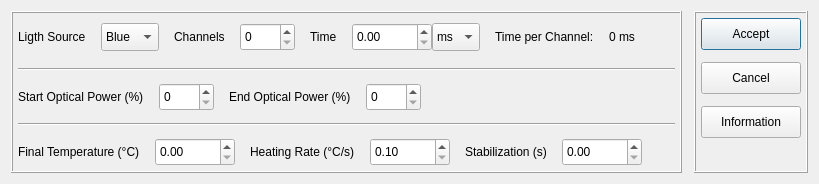
<?xml version="1.0" encoding="UTF-8"?>
<ui version="4.0">
 <class>process</class>
 <widget class="QDialog" name="process">
  <property name="geometry">
   <rect>
    <x>0</x>
    <y>0</y>
    <width>819</width>
    <height>184</height>
   </rect>
  </property>
  <property name="minimumSize">
   <size>
    <width>0</width>
    <height>184</height>
   </size>
  </property>
  <property name="maximumSize">
   <size>
    <width>16777215</width>
    <height>184</height>
   </size>
  </property>
  <property name="windowTitle">
   <string>LMOSL</string>
  </property>
  <layout class="QHBoxLayout" name="horizontalLayout_11">
   <property name="spacing">
    <number>12</number>
   </property>
   <item>
    <widget class="QFrame" name="form_area">
     <property name="frameShape">
      <enum>QFrame::Box</enum>
     </property>
     <property name="frameShadow">
      <enum>QFrame::Raised</enum>
     </property>
     <layout class="QVBoxLayout" name="verticalLayout">
      <property name="spacing">
       <number>12</number>
      </property>
      <property name="leftMargin">
       <number>5</number>
      </property>
      <property name="topMargin">
       <number>5</number>
      </property>
      <property name="rightMargin">
       <number>5</number>
      </property>
      <property name="bottomMargin">
       <number>5</number>
      </property>
      <item>
       <layout class="QHBoxLayout" name="layout">
        <property name="spacing">
         <number>15</number>
        </property>
        <item>
         <layout class="QHBoxLayout" name="layout_2">
          <item>
           <widget class="QLabel" name="ligth_source_label">
            <property name="text">
             <string>Ligth Source</string>
            </property>
           </widget>
          </item>
          <item>
           <widget class="QComboBox" name="ligth_source">
            <property name="minimumSize">
             <size>
              <width>58</width>
              <height>28</height>
             </size>
            </property>
            <property name="maximumSize">
             <size>
              <width>58</width>
              <height>16777215</height>
             </size>
            </property>
            <item>
             <property name="text">
              <string>Blue</string>
             </property>
            </item>
            <item>
             <property name="text">
              <string>IR</string>
             </property>
            </item>
            <item>
             <property name="text">
              <string>AUX</string>
             </property>
            </item>
           </widget>
          </item>
         </layout>
        </item>
        <item>
         <layout class="QHBoxLayout" name="layout_3">
          <item>
           <widget class="QLabel" name="channels_label">
            <property name="text">
             <string>Channels</string>
            </property>
           </widget>
          </item>
          <item>
           <widget class="QSpinBox" name="channels">
            <property name="minimumSize">
             <size>
              <width>55</width>
              <height>28</height>
             </size>
            </property>
            <property name="maximumSize">
             <size>
              <width>55</width>
              <height>16777215</height>
             </size>
            </property>
            <property name="maximum">
             <number>512</number>
            </property>
           </widget>
          </item>
         </layout>
        </item>
        <item>
         <layout class="QHBoxLayout" name="layout_4">
          <item>
           <widget class="QLabel" name="time_label">
            <property name="text">
             <string>Time</string>
            </property>
           </widget>
          </item>
          <item>
           <layout class="QHBoxLayout" name="layout_5">
            <property name="spacing">
             <number>0</number>
            </property>
            <item>
             <widget class="QDoubleSpinBox" name="time">
              <property name="minimumSize">
               <size>
                <width>80</width>
                <height>28</height>
               </size>
              </property>
              <property name="maximumSize">
               <size>
                <width>80</width>
                <height>16777215</height>
               </size>
              </property>
              <property name="maximum">
               <double>99999.000000000000000</double>
              </property>
             </widget>
            </item>
            <item>
             <widget class="QComboBox" name="time_measurement">
              <property name="minimumSize">
               <size>
                <width>48</width>
                <height>28</height>
               </size>
              </property>
              <property name="maximumSize">
               <size>
                <width>48</width>
                <height>16777215</height>
               </size>
              </property>
              <item>
               <property name="text">
                <string>ms</string>
               </property>
              </item>
              <item>
               <property name="text">
                <string>s</string>
               </property>
              </item>
              <item>
               <property name="text">
                <string>us</string>
               </property>
              </item>
             </widget>
            </item>
           </layout>
          </item>
         </layout>
        </item>
        <item>
         <layout class="QHBoxLayout" name="layout_6">
          <item>
           <widget class="QLabel" name="time_per_channel_label">
            <property name="text">
             <string>Time per Channel:</string>
            </property>
           </widget>
          </item>
          <item>
           <widget class="QLabel" name="time_per_channel">
            <property name="text">
             <string>0 ms</string>
            </property>
           </widget>
          </item>
          <item>
           <spacer name="horizontalSpacer">
            <property name="orientation">
             <enum>Qt::Horizontal</enum>
            </property>
            <property name="sizeHint" stdset="0">
             <size>
              <width>0</width>
              <height>20</height>
             </size>
            </property>
           </spacer>
          </item>
         </layout>
        </item>
        <item>
         <spacer name="horizontal_spacer">
          <property name="orientation">
           <enum>Qt::Horizontal</enum>
          </property>
          <property name="sizeHint" stdset="0">
           <size>
            <width>0</width>
            <height>20</height>
           </size>
          </property>
         </spacer>
        </item>
       </layout>
      </item>
      <item>
       <widget class="Line" name="line">
        <property name="orientation">
         <enum>Qt::Horizontal</enum>
        </property>
       </widget>
      </item>
      <item>
       <layout class="QHBoxLayout" name="layout_7">
        <property name="spacing">
         <number>15</number>
        </property>
        <item>
         <layout class="QHBoxLayout" name="layout_8">
          <item>
           <widget class="QLabel" name="start_optical_power_label">
            <property name="text">
             <string>Start Optical Power (%)</string>
            </property>
           </widget>
          </item>
          <item>
           <widget class="QSpinBox" name="start_optical_power">
            <property name="minimumSize">
             <size>
              <width>55</width>
              <height>28</height>
             </size>
            </property>
            <property name="maximumSize">
             <size>
              <width>55</width>
              <height>16777215</height>
             </size>
            </property>
            <property name="maximum">
             <number>100</number>
            </property>
           </widget>
          </item>
         </layout>
        </item>
        <item>
         <layout class="QHBoxLayout" name="layout_9">
          <item>
           <widget class="QLabel" name="end_optical_power_label">
            <property name="text">
             <string>End Optical Power (%)</string>
            </property>
           </widget>
          </item>
          <item>
           <widget class="QSpinBox" name="end_optical_power">
            <property name="minimumSize">
             <size>
              <width>55</width>
              <height>28</height>
             </size>
            </property>
            <property name="maximumSize">
             <size>
              <width>55</width>
              <height>16777215</height>
             </size>
            </property>
            <property name="maximum">
             <number>100</number>
            </property>
           </widget>
          </item>
         </layout>
        </item>
        <item>
         <spacer name="horizontal_spacer_2">
          <property name="orientation">
           <enum>Qt::Horizontal</enum>
          </property>
          <property name="sizeHint" stdset="0">
           <size>
            <width>0</width>
            <height>20</height>
           </size>
          </property>
         </spacer>
        </item>
       </layout>
      </item>
      <item>
       <widget class="Line" name="line_2">
        <property name="orientation">
         <enum>Qt::Horizontal</enum>
        </property>
       </widget>
      </item>
      <item>
       <layout class="QHBoxLayout" name="layout_10">
        <property name="spacing">
         <number>15</number>
        </property>
        <item>
         <layout class="QHBoxLayout" name="layout_11">
          <item>
           <widget class="QLabel" name="final_temperature_label">
            <property name="text">
             <string>Final Temperature (°C)</string>
            </property>
           </widget>
          </item>
          <item>
           <widget class="QDoubleSpinBox" name="final_temperature">
            <property name="minimumSize">
             <size>
              <width>80</width>
              <height>28</height>
             </size>
            </property>
            <property name="maximumSize">
             <size>
              <width>80</width>
              <height>16777215</height>
             </size>
            </property>
            <property name="maximum">
             <double>600.000000000000000</double>
            </property>
           </widget>
          </item>
         </layout>
        </item>
        <item>
         <layout class="QHBoxLayout" name="layout_12">
          <item>
           <widget class="QLabel" name="heating_rate_label">
            <property name="text">
             <string>Heating Rate (°C/s)</string>
            </property>
           </widget>
          </item>
          <item>
           <widget class="QDoubleSpinBox" name="heating_rate">
            <property name="minimumSize">
             <size>
              <width>80</width>
              <height>28</height>
             </size>
            </property>
            <property name="maximumSize">
             <size>
              <width>80</width>
              <height>16777215</height>
             </size>
            </property>
            <property name="minimum">
             <double>0.100000000000000</double>
            </property>
            <property name="maximum">
             <double>20.000000000000000</double>
            </property>
           </widget>
          </item>
         </layout>
        </item>
        <item>
         <layout class="QHBoxLayout" name="layout_13">
          <item>
           <widget class="QLabel" name="stabilization_label">
            <property name="text">
             <string>Stabilization (s)</string>
            </property>
           </widget>
          </item>
          <item>
           <widget class="QDoubleSpinBox" name="stabilization">
            <property name="minimumSize">
             <size>
              <width>80</width>
              <height>28</height>
             </size>
            </property>
            <property name="maximumSize">
             <size>
              <width>80</width>
              <height>16777215</height>
             </size>
            </property>
            <property name="maximum">
             <double>99999.000000000000000</double>
            </property>
           </widget>
          </item>
         </layout>
        </item>
        <item>
         <spacer name="horizontal_spacer_3">
          <property name="orientation">
           <enum>Qt::Horizontal</enum>
          </property>
          <property name="sizeHint" stdset="0">
           <size>
            <width>0</width>
            <height>20</height>
           </size>
          </property>
         </spacer>
        </item>
       </layout>
      </item>
     </layout>
    </widget>
   </item>
   <item>
    <widget class="QFrame" name="buttons_area">
     <property name="sizePolicy">
      <sizepolicy hsizetype="Minimum" vsizetype="Preferred">
       <horstretch>0</horstretch>
       <verstretch>0</verstretch>
      </sizepolicy>
     </property>
     <property name="minimumSize">
      <size>
       <width>0</width>
       <height>0</height>
      </size>
     </property>
     <property name="maximumSize">
      <size>
       <width>16777215</width>
       <height>16777215</height>
      </size>
     </property>
     <property name="frameShape">
      <enum>QFrame::Box</enum>
     </property>
     <property name="frameShadow">
      <enum>QFrame::Raised</enum>
     </property>
     <layout class="QVBoxLayout" name="verticalLayout_2">
      <property name="spacing">
       <number>12</number>
      </property>
      <property name="leftMargin">
       <number>5</number>
      </property>
      <property name="topMargin">
       <number>5</number>
      </property>
      <property name="rightMargin">
       <number>5</number>
      </property>
      <property name="bottomMargin">
       <number>5</number>
      </property>
      <item>
       <widget class="QPushButton" name="push_button_accept">
        <property name="minimumSize">
         <size>
          <width>100</width>
          <height>32</height>
         </size>
        </property>
        <property name="text">
         <string>Accept</string>
        </property>
        <property name="shortcut">
         <string notr="true">Return</string>
        </property>
       </widget>
      </item>
      <item>
       <widget class="QPushButton" name="push_button_cancel">
        <property name="minimumSize">
         <size>
          <width>100</width>
          <height>32</height>
         </size>
        </property>
        <property name="text">
         <string>Cancel</string>
        </property>
        <property name="shortcut">
         <string notr="true">Esc</string>
        </property>
       </widget>
      </item>
      <item>
       <widget class="QPushButton" name="push_button_information">
        <property name="minimumSize">
         <size>
          <width>100</width>
          <height>32</height>
         </size>
        </property>
        <property name="text">
         <string>Information</string>
        </property>
       </widget>
      </item>
      <item>
       <spacer name="vertical_spacer">
        <property name="orientation">
         <enum>Qt::Vertical</enum>
        </property>
        <property name="sizeHint" stdset="0">
         <size>
          <width>20</width>
          <height>40</height>
         </size>
        </property>
       </spacer>
      </item>
     </layout>
    </widget>
   </item>
  </layout>
 </widget>
 <resources/>
 <connections/>
</ui>
